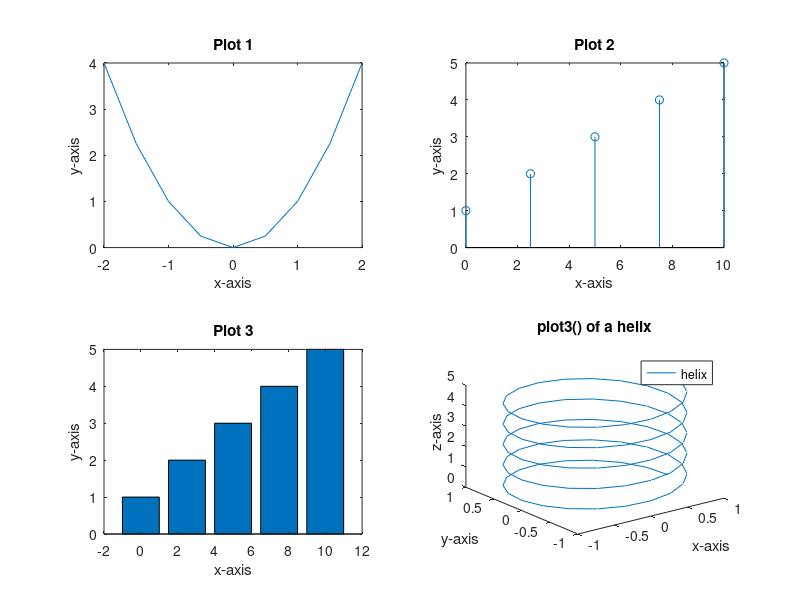

MATLAB code for this plot:
%lab1 

% Study important commands

x=-2:0.5:2;
y=x.^2;


subplot(2,2,1)
plot(x,y)
title("Plot 1")
xlabel("x-axis")
ylabel("y-axis")

subplot(2,2,2)
z=linspace(1,5,5)
x=linspace(0,10,5)
stem(x,z)
title("Plot 2")
xlabel("x-axis")
ylabel("y-axis")

subplot(2,2,3)
z=linspace(1,5,5)
x=linspace(0,10,5)
bar(x,z)
title("Plot 3")
xlabel("x-axis")
ylabel("y-axis")


subplot(2,2,4)
z = [0:0.05:5];
plot3 (cos (2*pi*z), sin (2*pi*z), z);
legend ("helix");
 
xlabel("x-axis")
ylabel("y-axis")
zlabel("z-axis")
title ("plot3() of a helix");


% Familiarization with MATLAB environment.

% Matrix A of 3 x 4
A=[1,2,3,4;
  5,6,7,8;
  9,10,11,12]
  
% Matrix B of 4 x 3
B=[1,2,3;
  5,6,7;
  9,10,11;
  4,8,12
  ]

  
  